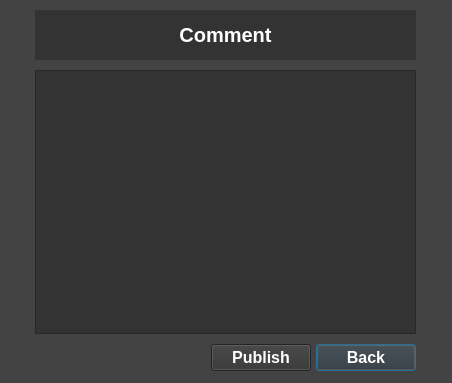
<?xml version="1.0" encoding="UTF-8"?>
<ui version="4.0">
 <class>Dialog</class>
 <widget class="QDialog" name="Dialog">
  <property name="geometry">
   <rect>
    <x>0</x>
    <y>0</y>
    <width>452</width>
    <height>383</height>
   </rect>
  </property>
  <property name="windowTitle">
   <string>Dialog</string>
  </property>
  <property name="styleSheet">
   <string notr="true">background-color: rgb(67, 67, 67);</string>
  </property>
  <widget class="QWidget" name="gridLayoutWidget">
   <property name="geometry">
    <rect>
     <x>0</x>
     <y>10</y>
     <width>451</width>
     <height>361</height>
    </rect>
   </property>
   <layout class="QGridLayout" name="gridLayout">
    <property name="horizontalSpacing">
     <number>5</number>
    </property>
    <property name="verticalSpacing">
     <number>10</number>
    </property>
    <item row="0" column="1" colspan="3">
     <widget class="QLabel" name="Save_Path_2">
      <property name="minimumSize">
       <size>
        <width>150</width>
        <height>50</height>
       </size>
      </property>
      <property name="maximumSize">
       <size>
        <width>16777215</width>
        <height>16777215</height>
       </size>
      </property>
      <property name="font">
       <font>
        <pointsize>15</pointsize>
        <weight>75</weight>
        <bold>true</bold>
       </font>
      </property>
      <property name="styleSheet">
       <string notr="true">background-color: rgb(51, 51, 51);
color: white;</string>
      </property>
      <property name="text">
       <string>Comment</string>
      </property>
      <property name="alignment">
       <set>Qt::AlignCenter</set>
      </property>
     </widget>
    </item>
    <item row="2" column="3">
     <widget class="QPushButton" name="Back_Button">
      <property name="maximumSize">
       <size>
        <width>100</width>
        <height>16777215</height>
       </size>
      </property>
      <property name="font">
       <font>
        <pointsize>12</pointsize>
        <weight>75</weight>
        <bold>true</bold>
       </font>
      </property>
      <property name="styleSheet">
       <string notr="true">background-color: rgb(51, 51, 51);
color: white;</string>
      </property>
      <property name="text">
       <string>Back</string>
      </property>
     </widget>
    </item>
    <item row="2" column="2">
     <widget class="QPushButton" name="Final_Save_Button">
      <property name="maximumSize">
       <size>
        <width>100</width>
        <height>16777215</height>
       </size>
      </property>
      <property name="font">
       <font>
        <pointsize>12</pointsize>
        <weight>75</weight>
        <bold>true</bold>
       </font>
      </property>
      <property name="styleSheet">
       <string notr="true">background-color: rgb(51, 51, 51);
color: white;</string>
      </property>
      <property name="text">
       <string>Publish</string>
      </property>
     </widget>
    </item>
    <item row="2" column="4">
     <widget class="QLabel" name="Sin_File_Path_5">
      <property name="maximumSize">
       <size>
        <width>30</width>
        <height>25</height>
       </size>
      </property>
      <property name="styleSheet">
       <string notr="true"/>
      </property>
      <property name="text">
       <string/>
      </property>
     </widget>
    </item>
    <item row="2" column="0">
     <widget class="QLabel" name="Sin_File_Path_4">
      <property name="maximumSize">
       <size>
        <width>30</width>
        <height>25</height>
       </size>
      </property>
      <property name="styleSheet">
       <string notr="true"/>
      </property>
      <property name="text">
       <string/>
      </property>
     </widget>
    </item>
    <item row="1" column="1" colspan="3">
     <widget class="QPlainTextEdit" name="Save_Path_View_2">
      <property name="minimumSize">
       <size>
        <width>150</width>
        <height>100</height>
       </size>
      </property>
      <property name="maximumSize">
       <size>
        <width>16777215</width>
        <height>16777215</height>
       </size>
      </property>
      <property name="styleSheet">
       <string notr="true">background-color: rgb(51, 51, 51);
color: white;</string>
      </property>
      <property name="tabStopWidth">
       <number>80</number>
      </property>
     </widget>
    </item>
   </layout>
  </widget>
 </widget>
 <resources/>
 <connections/>
</ui>
